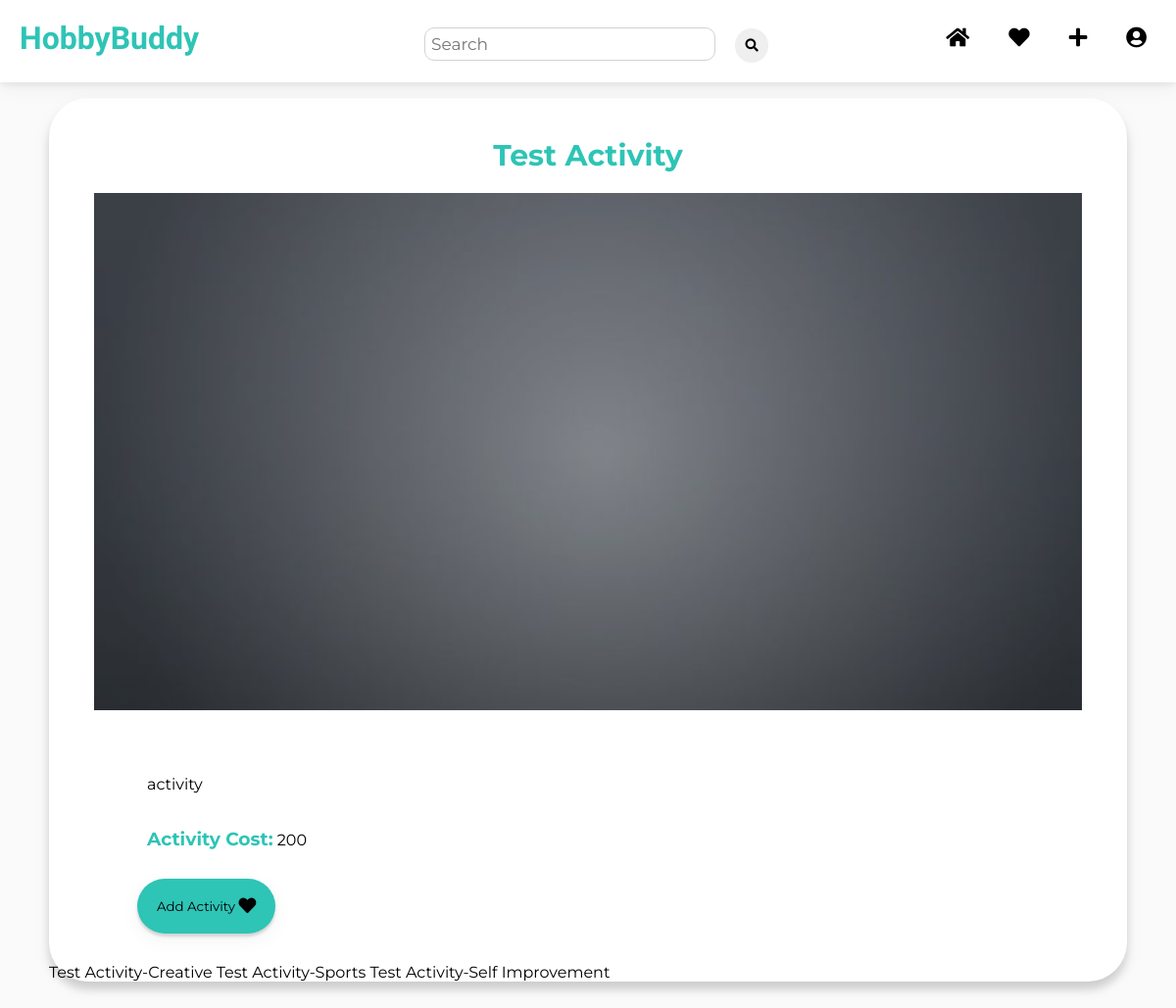
Page /activity/10/ (signed in) on the committed database.
### activity/models.py (models this page shows)
class Activity(models.Model):
    title = models.CharField(max_length=100)
    indoor = models.BooleanField(default=False)
    picture = models.ImageField(upload_to='activity_media')
    description = models.TextField()
    cost_estimation = models.PositiveIntegerField()
    def __str__(self):
        return self.title

class ActivityCategory(models.Model):
    activity = models.ForeignKey(Activity, default=None, on_delete=models.CASCADE)
    category = models.ForeignKey(Category, default=None, on_delete=models.CASCADE)
    class Meta:
        verbose_name = "Activity Category"
        constraints = [models.UniqueConstraint(fields = ['activity', 'category'], name = "unique activity category")]
    def __str__(self):
        return str(self.activity) + '-' + str(self.category)

class Category(models.Model):
    name = models.CharField(max_length=100)
    def __str__(self):
        return self.name

### activity/views.py (the view)
# urls.py: path('activity/<int:activity_id>/', activity_view.activity_details, name='activity-details'),
@login_required(login_url="/")
def activity_details(request, activity_id):
    act = Activity.objects.get(pk=activity_id)
    check = UserActivity.objects.filter(user=request.user, activity=act).count() > 0
    context = {
        'title': act.title,
        'picture': act.picture,
        'description': act.description,
        'cost': act.cost_estimation,
        'id': activity_id,
        'check': check,
    }
    categories = ActivityCategory.objects.filter(activity=act)
    context['categories'] = categories
    return render(request, "activity/activitydetails.html", context)

### templates/activity/activitydetails.html (shortened to what this page needs)
<!DOCTYPE html>
<html lang="en">
    {% extends "newbase.html" %}
    {% load static %}
    {% block content %}
    <div class="block">
        <link rel="stylesheet" type="text/css" href="{% static 'activity/activitydetails.css' %}">
        <div class="center"><h1 class="activity-title">{{ title }}</h1></div>
        <div class="pic"><img src="{{ picture.url }}" class="activity-pic"/></div>
        <div class = "texts">
            <p class="activity-desc">{{ description }}</p>
            <h3 class="subtitle">Activity Cost:</h3>
            <p class="activity-cost">{{ cost }}</p>
        </div>
        {% if check %}
            <form action="{% url 'remove-activity' activity_id=id%}">
                {% csrf_token %}
                <div class="button-save">
                        <button type="submit" class="heart remove" style="background-colour: #D3D3D3;"> Remove Activity
                        <i class="fas fa-heart fa-lg remove-heart"></i>
                        </button>
                </div>
            </form>
        {% else %}
            <form action="{% url 'save-activity' activity_id=id%}">
                <div class="button-save">
                        <button type="submit" class="heart adds"> Add Activity
                        <i class="fas fa-heart fa-lg add-heart"></i>
                        </button>
                </div>
            </form>
        {% endif %}
        {% for category in categories %}
            {{ category }}
        {% endfor %}
    </div>
    {% endblock %}

### static/newbase/newbase.css (style rules this page uses)
body { font-family: 'Montserrat', sans-serif; margin: 0; }

### static/activity/activitydetails.css (style rules this page uses)
body { font-family: "Montserrat", sans-serif; background-color: rgba(211,211,211, 0.1); }
.activity-title { font-size: 30px; padding-top: 40px; z-index: 1; color: rgba(46, 196, 182, 1); }
.activity-pic { width: 63em; height: 33em; object-fit: cover; margin-left: auto; margin-right: auto; display: block; z-index: -1; }
.block { background-color: rgba(255,255,255, 1); box-shadow: 0px 8px 9px rgba(0, 0, 0, 0.15), 0 6px 20px 0 rgba(0, 0, 0, 0.05); margin: 50px; border-radius: 40px; }
.center { text-align: center; }
.texts { padding: 50px 100px 10px 100px; }
.subtitle { color: rgba(46, 196, 182, 1); font-weight: bold; display: inline-block; }
.activity-cost { display: inline-block; }
.heart { padding: 20px; display: inline-block; border: none; border-radius: 1000px; margin: 0 0 30px 90px; font-family: "Montserrat", sans-serif; }
.adds { background-color: #2ec4b6; box-shadow: 0px 3px 3px rgba(0, 0, 0, 0.15), 0 6px 20px 0 rgba(0, 0, 0, 0.05); }

### rows in the picture
Activity: title "Test Activity", description "activity"
ActivityCategory: activity+category "Test Activity-Creative"
ActivityCategory: activity+category "Test Activity-Sports"
ActivityCategory: activity+category "Test Activity-Self Improvement"

### other values in the picture
{{ cost }} "200"
